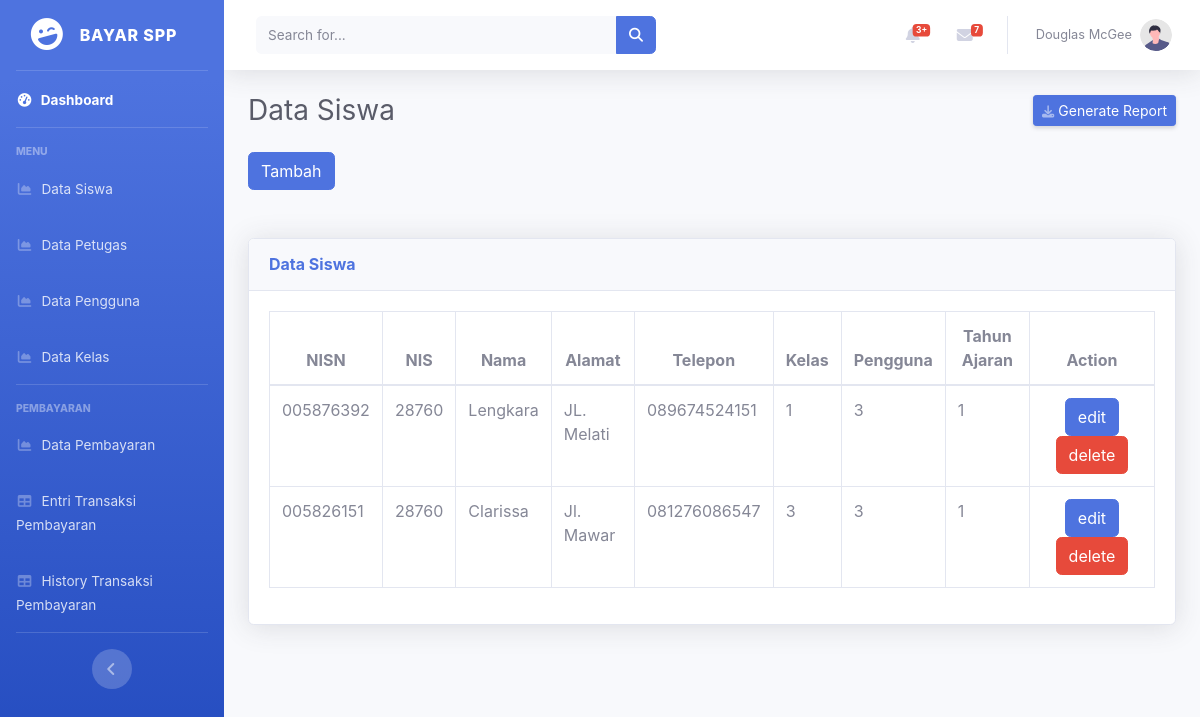
Screenshot of /public/datasiswa with the database file from the repository.
### tables this page shows
CREATE TABLE `siswa` (
  `id_siswa` int(11) NOT NULL,
  `nisn` varchar(10) NOT NULL,
  `nis` varchar(5) NOT NULL,
  `nama` varchar(50) NOT NULL,
  `alamat` text NOT NULL,
  `telepon` varchar(14) NOT NULL,
  `id_kelas` int(11) NOT NULL,
  `id_pengguna` int(11) NOT NULL,
  `id_pembayaran` int(11) NOT NULL
);

### app/core/Controller.php (called while the page is built, shortened)
<?php
class Controller
{
    public function view($view, $data = [])
    {
        require_once "../app/views/" . $view . ".php";
    }
    public function model($model)
    {
        return new $model;
    }
}

### app/controllers/Datasiswa.php (called while the page is built, shortened)
<?php
class Datasiswa extends Controller
{
    public function index()
    {
        $data['judul'] = "Data Siswa";
        $data["datasiswa"] = $this->model("DataSiswa_model")->getAllDataSiswa();
        $data["kelas"] = $this->model("Kelas_model")->getAllKelas();
        $data["datapengguna"] = $this->model("DataPengguna_model")->getAllDataPengguna();
        $data["datapembayaran"] = $this->model("DataPembayaran_model")->getAllDataPembayaran();
        $this->view("templates/header", $data);
        $this->view("home/admin/datasiswa/index", $data);
        $this->view("templates/footer", $data);
    }
}
?>

### app/core/App.php (called while the page is built, shortened)
<?php
class App
{
    protected $method = "index";
    protected $params = [];
    public function __construct()
    {
	        $this->controller = new $this->controller;
            call_user_func_array([$this->controller, $this->method], $this->params);
    }
}

### public/index.php (called while the page is built, shortened)
<?php
$app = new App;

### app/core/Database.php (called while the page is built, shortened)
<?php
class Database
{
    private $host = DB_HOST;
    private $username = DB_USER;
    private $password = DB_PASS;
    private $db = DB_NAME;
    private $dbh;
    private $stmt;
    public function __construct()
    {
        $dsn = "mysql:host={$this->host};dbname={$this->db}";
        $option = [
            PDO::ATTR_PERSISTENT => true,
            PDO::ATTR_ERRMODE => PDO::ERRMODE_EXCEPTION
        ];
        try {
            $this->dbh = new PDO($dsn, $this->username, $this->password, $option);
        } catch (PDOException $e) {
            die( $e->getMessage() );
        }
    }
    public function query($query)
    {
        $this->stmt = $this->dbh->prepare($query);
    }
    public function execute()
    {
        $this->stmt->execute();
    }
    public function resultSet()
    {
        $this->execute();
        return $this->stmt->fetchAll(PDO::FETCH_ASSOC);
    }
}

### app/models/DataSiswa_model.php (called while the page is built, shortened)
<?php
class datasiswa_model{
    private $table = 'siswa';
    private $db;
    public function __construct()
    {
        $this->db = new Database;
    }
    public function getAllDataSiswa()
    {
        $this->db->query("SELECT * FROM {$this->table}");
        return $this->db->resultSet();
    }
}
?>

### app/views/home/admin/datasiswa/index.php (the view, shortened to what this page needs)
<div class="container-fluid">
    <div class="d-sm-flex align-items-center justify-content-between mb-4">
        <h1 class="h3 mb-0 text-gray-800">Data Siswa</h1>
        <a href="#" class="d-none d-sm-inline-block btn btn-sm btn-primary shadow-sm"> Generate Report</a>
    </div>
<div class="d-sm-flex align-items-center justify-content-between mb-4">
    <button type="button" class="btn btn-primary" data-toggle="modal" data-target="#modalTambah">Tambah</button>
</div>
    <br>
    <div class="card shadow mb-4">
        <div class="card-header py-3">
            <h6 class="m-0 font-weight-bold text-primary">Data Siswa</h6>
        </div>
            <div class="card-body">
                <div class="table-responsive">
                    <table class="table table-bordered" id="dataTable" width="100%" cellspacing="0">
                        <thead class="text-center">
                            <tr>
                            <th scope="col">NISN</th>
                            <th scope="col">NIS</th>
                            <th scope="col">Nama</th>
                            <th scope="col">Alamat</th>
                            <th scope="col">Telepon</th>
                            <th scope="col">Kelas</th>
                            <th scope="col">Pengguna</th>
                            <th scope="col">Tahun Ajaran</th>
                            <th scope="col">Action</th>
                            </tr>
                        </thead>
            <tbody class="table-group-divider">
                <?php foreach ($data["datasiswa"] as $datasiswa) : ?>
                    <tr>
                        <td><?= $datasiswa["nisn"]; ?></td>
                        <td><?= $datasiswa["nis"]; ?></td>
                        <td><?= $datasiswa["nama"]; ?></td>
                        <td><?= $datasiswa["alamat"]; ?></td>
                        <td><?= $datasiswa["telepon"]; ?></td>
                        <td><?= $datasiswa["id_kelas"]; ?></td>
                        <td><?= $datasiswa["id_pengguna"]; ?></td>
                        <td><?= $datasiswa["id_pembayaran"]; ?></td>
                        <td class="text-center">
                        <a href="<?= BASE_URL; ?>datasiswa/ubah/<?= $datasiswa['id_siswa']; ?>" class="btn btn-primary mx-2">edit</a>
                        <a href="<?= BASE_URL; ?>datasiswa/hapus/<?= $datasiswa['id_siswa']; ?>" class="btn btn-danger mx-2" onclick="return confirm('yakin?');">delete</a>
                    </tr>
                <?php endforeach; ?>
            </tbody>
        </table>
    </div>

### app/views/templates/header.php (shortened to what this page needs)
<!DOCTYPE html>
<html lang="en">
<head>
    <link href="<?= BASE_URL ?>assets/vendor/fontawesome-free/css/all.min.css" rel="stylesheet" type="text/css">
    <link href="<?= BASE_URL ?>assets/css/sb-admin-2.min.css" rel="stylesheet">
</head>
<body id="page-top">
    <div id="wrapper">
        <ul class="navbar-nav bg-gradient-primary sidebar sidebar-dark accordion" id="accordionSidebar">
            <a class="sidebar-brand d-flex align-items-center justify-content-center" href="index.html">
                <div class="sidebar-brand-icon rotate-n-15">
                    <i class="fas fa-laugh-wink"></i>
                </div>
                <div class="sidebar-brand-text mx-3">Bayar SPP</div>
            </a>
            <hr class="sidebar-divider my-0">
            <li class="nav-item active">
                <a class="nav-link" href="index.html">
                    <i class="fas fa-fw fa-tachometer-alt"></i>
                    <span>Dashboard</span></a>
            </li>
            <hr class="sidebar-divider">
            <div class="sidebar-heading">
                Menu
            </div>
            <li class="nav-item">
                <a class="nav-link" href="<?= BASE_URL ?>datasiswa">
                    <i class="fas fa-fw fa-chart-area"></i>
                    <span>Data Siswa</span></a>
            </li>
            <li class="nav-item">
                <a class="nav-link" href="<?= BASE_URL ?>datapetugas">
                    <i class="fas fa-fw fa-chart-area"></i>
                    <span>Data Petugas</span></a>
            </li>
            <li class="nav-item">
                <a class="nav-link" href="<?= BASE_URL ?>datapengguna">
                    <i class="fas fa-fw fa-chart-area"></i>
                    <span>Data Pengguna</span></a>
            </li>
            <li class="nav-item">
                <a class="nav-link" href="<?= BASE_URL ?>kelas">
                    <i class="fas fa-fw fa-chart-area"></i>
                    <span>Data Kelas</span></a>
            </li>
            <hr class="sidebar-divider">
            <div class="sidebar-heading">
                Pembayaran
            </div>
            <li class="nav-item">
                <a class="nav-link" href="<?= BASE_URL ?>datapembayaran">
                    <i class="fas fa-fw fa-chart-area"></i>
                    <span>Data Pembayaran</span></a>
            </li>
            <li class="nav-item">
                <a class="nav-link" href="<?= BASE_URL ?>datatransaksi">
                    <i class="fas fa-fw fa-table"></i>
                    <span>Entri Transaksi Pembayaran</span></a>
            </li>
            <li class="nav-item">
                <a class="nav-link" href="tables.html">
                    <i class="fas fa-fw fa-table"></i>
                    <span>History Transaksi Pembayaran</span></a>
            </li>
            <hr class="sidebar-divider d-none d-md-block">
            <div class="text-center d-none d-md-inline">
                <button class="rounded-circle border-0" id="sidebarToggle"></button>
            </div>
        </ul>
        <div id="content-wrapper" class="d-flex flex-column">
            <div id="content">
                <nav class="navbar navbar-expand navbar-light bg-white topbar mb-4 static-top shadow">
                    <form
                        class="d-none d-sm-inline-block form-inline mr-auto ml-md-3 my-2 my-md-0 mw-100 navbar-search">
                        <div class="input-group">
                            <input type="text" class="form-control bg-light border-0 small" placeholder="Search for..."
                                aria-label="Search" aria-describedby="basic-addon2">
                            <div class="input-group-append">
                                <button class="btn btn-primary" type="button">
                                    <i class="fas fa-search fa-sm"></i>
                                </button>
                            </div>
                        </div>
                    </form>
                    <ul class="navbar-nav ml-auto">
                        <li class="nav-item dropdown no-arrow mx-1">
                            <a class="nav-link dropdown-toggle" href="#" id="alertsDropdown" role="button"
                                data-toggle="dropdown" aria-haspopup="true" aria-expanded="false">
                                <span class="badge badge-danger badge-counter">3+</span>
                            </a>
                        </li>
                        <li class="nav-item dropdown no-arrow mx-1">
                            <a class="nav-link dropdown-toggle" href="#" id="messagesDropdown" role="button"
                                data-toggle="dropdown" aria-haspopup="true" aria-expanded="false">
                                <i class="fas fa-envelope fa-fw"></i>
                                <span class="badge badge-danger badge-counter">7</span>
                            </a>
                        </li>
                        <li class="nav-item dropdown no-arrow">
                            <a class="nav-link dropdown-toggle" href="#" id="userDropdown" role="button"
                                data-toggle="dropdown" aria-haspopup="true" aria-expanded="false">
                                <span class="mr-2 d-none d-lg-inline text-gray-600 small">Douglas McGee</span>
                                <img class="img-profile rounded-circle"
                                    src="img/undraw_profile.svg">
                            </a>
                        </li>
                    </ul>
                </nav>

### app/views/templates/footer.php (shortened to what this page needs)
</body>
</html>

### rows the page displays
siswa: nisn "005876392", nis "28760", nama "Lengkara", alamat "JL. Melati", telepon "089674524151", id_kelas "1", id_pengguna "3", id_pembayaran "1"
siswa: nisn "005826151", nis "28760", nama "Clarissa", alamat "Jl. Mawar", telepon "081276086547", id_kelas "3", id_pengguna "3", id_pembayaran "1"
